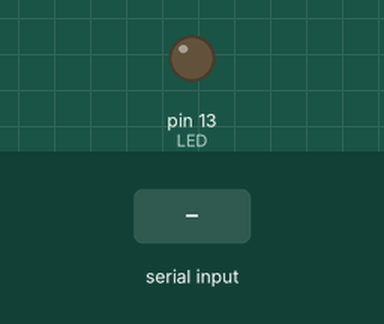
Simulated run of this sketch. Board: Arduino Uno, built with avr-gcc and run on an emulated ATmega328P. Parts: output pins drawn as LEDs (lit = HIGH). Inputs (shaded band) come from the test bench. What the sketch prints to the serial monitor is not drawn.

Above: at 1.2 s.
1.3 s: "R" received over Serial
At 1.7 s:
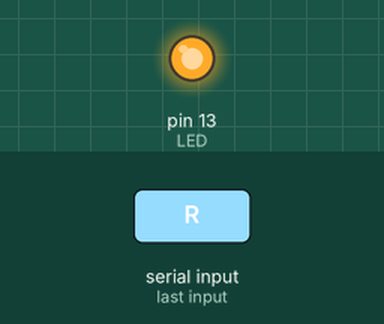
Timing chart, 0 to 4.3 s (numbered marks = the images above; inputs shaded):
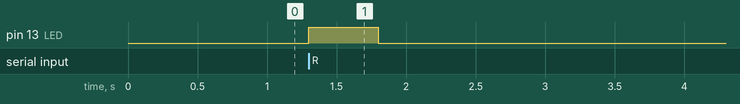

The sketch:

HelloWorld.ino
```cpp
int val = 0;
int LED = 13;
void setup(){
    Serial.begin(9600);
    pinMode(LED, OUTPUT);
}

void loop(){
    val = Serial.read();
    if(val == 'R'){
        digitalWrite(LED, HIGH);
        delay(500);
        digitalWrite(LED, LOW);
        delay(500);
        Serial.println("Hello World!");
    }
}
```

Measured:
- after the input at 1.3 s, pin 13 (LED): LOW → HIGH at once, → LOW 0.50 s later
